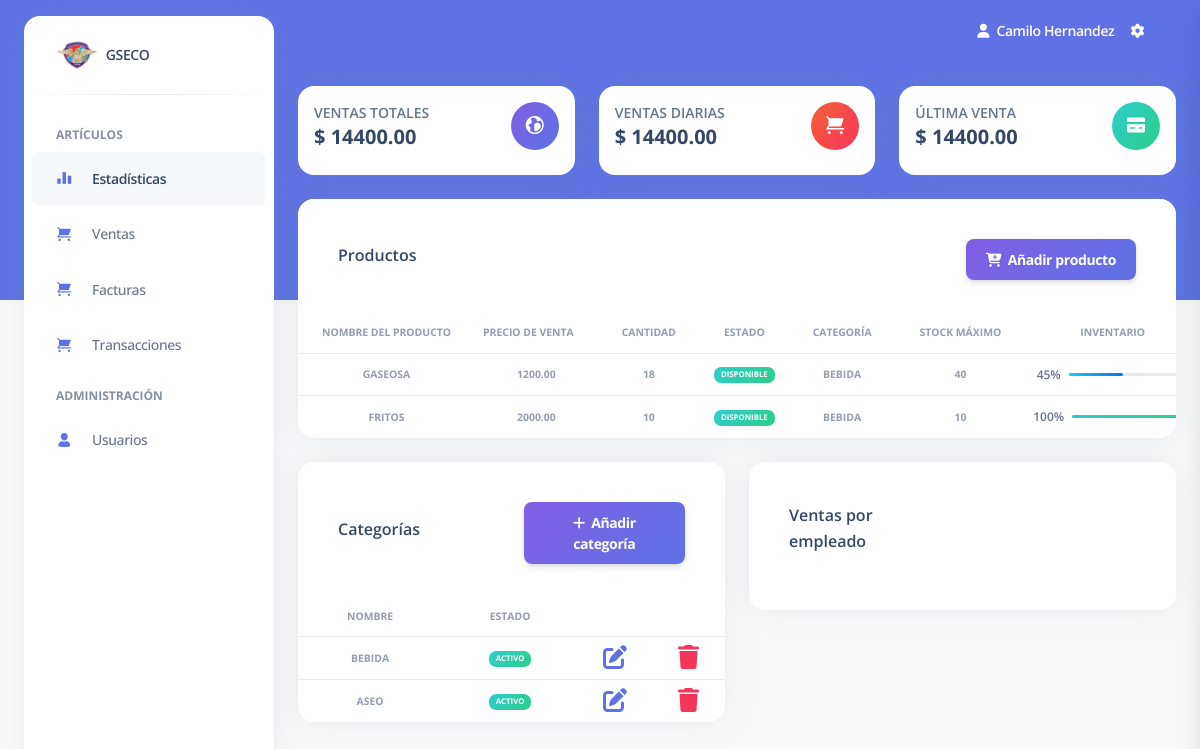
/stats.php (signed in), run on the app's committed database.
### tables this page shows
CREATE TABLE `usuario` (
  `id_usuario` int(10) UNSIGNED NOT NULL,
  `nombres` varchar(45) NOT NULL,
  `apellidos` varchar(45) NOT NULL,
  `tipo_documento` varchar(45) NOT NULL,
  `num_documento` varchar(45) NOT NULL,
  `email` varchar(45) NOT NULL,
  `password` varchar(45) NOT NULL,
  `estado` tinyint(1) NOT NULL DEFAULT 1,
  `rol_id_rol` int(10) UNSIGNED NOT NULL
);

CREATE TABLE `categoria` (
  `id_categoria` int(10) UNSIGNED NOT NULL,
  `nombre` varchar(45) NOT NULL,
  `estado` tinyint(1) NOT NULL DEFAULT 1
);

### stats.php (the view, shortened to what the rows shown need)
<?php
include_once("conexion.php");
include_once("Consultas.php");
require('./models/categoria.php');
$cat = new Categoria();
$categorias = $cat->index();
?>
<!DOCTYPE html>
<html lang="es">
<head>
  <link href="./assets/css/nucleo-icons.css" rel="stylesheet" />
  <link href="./assets/css/nucleo-svg.css" rel="stylesheet" />
  <link href="./assets/css/nucleo-svg.css" rel="stylesheet" />
  <link id="pagestyle" href="./assets/css/argon-dashboard.css?v=2.0.2" rel="stylesheet" />
</head>
<body class="g-sidenav-show bg-gray-100">
  <main class="main-content position-relative border-radius-lg ">
    <nav class="navbar navbar-main navbar-expand-lg px-0 mx-4 shadow-none border-radius-xl " id="navbarBlur"
      data-scroll="false">
      <div class="container-fluid py-1 px-3">
        <div class="collapse navbar-collapse mt-sm-0 mt-2 me-md-0 me-sm-4" id="navbar">
          <ul class="navbar-nav  justify-content-end">
            <li class="nav-item d-flex align-items-center">
              <a class="nav-link text-white font-weight-bold px-0">
                <i class="fa fa-user me-sm-1"></i>
                <span class="d-sm-inline d-none text-capitalize">
                  <?php echo $nombreUsuario; ?>
                </span>
                <div class="wrap">
              </a>
            </li>
          </ul>
        </div>
      </div>
    </nav>
    <div class="container-fluid py-4">
      <div class="row mt-4">
        <div class="col-xl-12">
          <div class="card">
            <div class="table-responsive">
              <table class="table align-items-center mb-0">
                <thead>
                  <tr>
                    <th align="center"
                      class="text-center text-uppercase text-black text-xxs font-weight-bolder opacity-7">
                      Nombre del producto</th>
                    <th align="center"
                      class="text-center text-uppercase text-black text-xxs font-weight-bolder opacity-7 ps-2">
                      Precio de venta</th>
                    <th align="center"
                      class="text-center text-uppercase text-black text-xxs font-weight-bolder opacity-7">
                      Cantidad</th>
                    <th align="center"
                      class="text-center text-uppercase text-black text-xxs font-weight-bolder opacity-7">
                      Estado</th>
                    <th align="center"
                      class="text-center text-uppercase text-black text-xxs font-weight-bolder opacity-7">
                      Categoría</th>
                    <th align="center"
                      class="text-center text-uppercase text-black text-xxs font-weight-bolder opacity-7">
                      Stock máximo</th>
                    <th align="center"
                      class="text-center text-uppercase text-black text-xxs font-weight-bolder opacity-7">
                      Inventario</th>
                  </tr>
                </thead>
              </table>
            </div>
          </div>
        </div>
      </div>
      <div class="row mt-4">
        <div class="col-xl-6">
          <div class="card">
            <div class="table-responsive">
              <table class="table align-items-center mb-0">
                <thead>
                  <tr>
                    <th align="center"
                      class="text-center text-uppercase text-black text-xxs font-weight-bolder opacity-7">
                      Nombre</th>
                    <th align="center"
                      class="text-center text-uppercase text-black text-xxs font-weight-bolder opacity-7">
                      Estado</th>
                    <th align="center"
                      class="text-center text-uppercase text-black text-xxs font-weight-bolder opacity-7">
                    </th>
                    <th align="center"
                      class="text-center text-uppercase text-black text-xxs font-weight-bolder opacity-7">
                    </th>
                  </tr>
                </thead>
                <tbody>
                  <?php foreach ($categorias as $cat) { ?>
                    <tr>
                      <td align="center"
                        class="text-center text-uppercase text-black text-xxs font-weight-bolder opacity-7">
                        <?php echo $cat->nombre ?>
                      </td>
                      <td align="center" class="text-center text-uppercase text-black text-xxs font-weight-bolder">
                        <?php
                        if ($cat->estado == 1) {
                          echo '<span class="badge badge-sm bg-gradient-success">Activo</span>';
                        } else {
                          echo '<span class="badge badge-sm bg-gradient-danger">Inactivo</span>';
                        }
                        ?>
                      </td>
                      <td align="center" class="text-center text-black text-xxs font-weight-bolder">
                        <a data-bs-toggle="tooltip" title="Editar" class="text-primary font-weight-bold text-xs"
                          href=""><i class="fas fa-edit" style='font-size:24px'></i></a>
                      </td>
                      <td align="center" class="text-center text-black text-xxs font-weight-bolder">
                        <a data-bs-toggle="tooltip" title="Borrar" class="text-danger font-weight-bold text-xs" href=""><i
                            class="fas fa-trash" style='font-size:24px'></i></a>
                      </td>
                    </tr>
                    <?php
                  }
                  ?>
                </tbody>
              </table>
            </div>
          </div>
        </div>
      </div>
  </main>
</body>
</html>

### data on the page
usuario: nombreUsuario "Camilo Hernandez"
categoria: nombre "BEBIDA", estado "ACTIVO"
categoria: nombre "ASEO", estado "ACTIVO"

### other printed values
$ultimaVenta->total_diario "14400.00"
$art->nombre "GASEOSA"
$art->precio_venta "1200.00"
$art->stock "18"
$art->categoria "BEBIDA"
$art->stock_deseado "40"
$porcentaje "45"
$art->nombre "FRITOS"
$art->precio_venta "2000.00"
$art->stock "10"
$art->stock_deseado "10"
$porcentaje "100"
